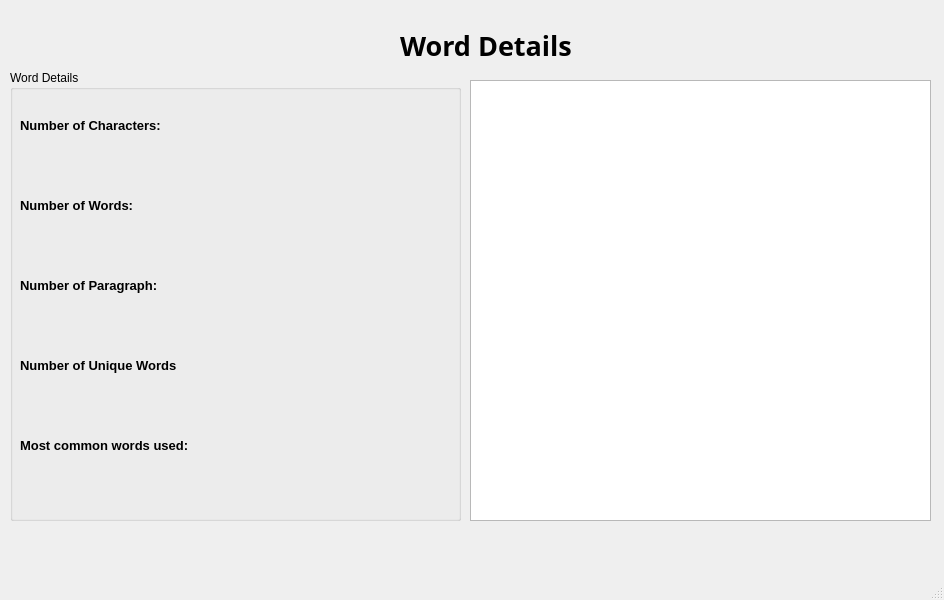
<?xml version="1.0" encoding="UTF-8"?>
<ui version="4.0">
 <class>MainWindow</class>
 <widget class="QMainWindow" name="MainWindow">
  <property name="geometry">
   <rect>
    <x>0</x>
    <y>0</y>
    <width>944</width>
    <height>600</height>
   </rect>
  </property>
  <property name="windowTitle">
   <string>MainWindow</string>
  </property>
  <widget class="QWidget" name="centralwidget">
   <widget class="QLabel" name="label">
    <property name="geometry">
     <rect>
      <x>400</x>
      <y>30</y>
      <width>201</width>
      <height>31</height>
     </rect>
    </property>
    <property name="font">
     <font>
      <family>Microsoft YaHei</family>
      <pointsize>20</pointsize>
      <weight>75</weight>
      <bold>true</bold>
     </font>
    </property>
    <property name="text">
     <string>Word Details</string>
    </property>
   </widget>
   <widget class="QGroupBox" name="groupBox">
    <property name="geometry">
     <rect>
      <x>10</x>
      <y>70</y>
      <width>451</width>
      <height>451</height>
     </rect>
    </property>
    <property name="title">
     <string>Word Details</string>
    </property>
    <widget class="QWidget" name="horizontalLayoutWidget">
     <property name="geometry">
      <rect>
       <x>10</x>
       <y>20</y>
       <width>431</width>
       <height>71</height>
      </rect>
     </property>
     <layout class="QHBoxLayout" name="horizontalLayout">
      <item>
       <widget class="QLabel" name="label_3">
        <property name="font">
         <font>
          <family>MS Sans Serif</family>
          <pointsize>10</pointsize>
          <weight>75</weight>
          <bold>true</bold>
         </font>
        </property>
        <property name="text">
         <string>Number of Characters:</string>
        </property>
       </widget>
      </item>
      <item>
       <widget class="QLabel" name="No_of_chars">
        <property name="text">
         <string> </string>
        </property>
       </widget>
      </item>
     </layout>
    </widget>
    <widget class="QWidget" name="horizontalLayoutWidget_2">
     <property name="geometry">
      <rect>
       <x>10</x>
       <y>100</y>
       <width>431</width>
       <height>71</height>
      </rect>
     </property>
     <layout class="QHBoxLayout" name="horizontalLayout_2">
      <item>
       <widget class="QLabel" name="label_4">
        <property name="font">
         <font>
          <family>MS Sans Serif</family>
          <pointsize>10</pointsize>
          <weight>75</weight>
          <bold>true</bold>
         </font>
        </property>
        <property name="text">
         <string>Number of Words:</string>
        </property>
       </widget>
      </item>
      <item>
       <widget class="QLabel" name="No_of_words">
        <property name="text">
         <string/>
        </property>
       </widget>
      </item>
     </layout>
    </widget>
    <widget class="QWidget" name="horizontalLayoutWidget_3">
     <property name="geometry">
      <rect>
       <x>10</x>
       <y>180</y>
       <width>431</width>
       <height>71</height>
      </rect>
     </property>
     <layout class="QHBoxLayout" name="horizontalLayout_3">
      <item>
       <widget class="QLabel" name="label_2">
        <property name="font">
         <font>
          <family>MS Sans Serif</family>
          <pointsize>10</pointsize>
          <weight>75</weight>
          <bold>true</bold>
         </font>
        </property>
        <property name="text">
         <string>Number of Paragraph:</string>
        </property>
       </widget>
      </item>
      <item>
       <widget class="QLabel" name="No_of_paragraph">
        <property name="text">
         <string/>
        </property>
       </widget>
      </item>
     </layout>
    </widget>
    <widget class="QWidget" name="horizontalLayoutWidget_4">
     <property name="geometry">
      <rect>
       <x>10</x>
       <y>260</y>
       <width>431</width>
       <height>71</height>
      </rect>
     </property>
     <layout class="QHBoxLayout" name="horizontalLayout_4">
      <item>
       <widget class="QLabel" name="label_6">
        <property name="font">
         <font>
          <family>MS Sans Serif</family>
          <pointsize>10</pointsize>
          <weight>75</weight>
          <bold>true</bold>
         </font>
        </property>
        <property name="text">
         <string>Number of Unique Words</string>
        </property>
       </widget>
      </item>
      <item>
       <widget class="QLabel" name="No_of_unique">
        <property name="text">
         <string/>
        </property>
       </widget>
      </item>
     </layout>
    </widget>
    <widget class="QWidget" name="horizontalLayoutWidget_5">
     <property name="geometry">
      <rect>
       <x>10</x>
       <y>340</y>
       <width>431</width>
       <height>71</height>
      </rect>
     </property>
     <layout class="QHBoxLayout" name="horizontalLayout_5">
      <item>
       <widget class="QLabel" name="label_7">
        <property name="font">
         <font>
          <family>MS Sans Serif</family>
          <pointsize>10</pointsize>
          <weight>75</weight>
          <bold>true</bold>
         </font>
        </property>
        <property name="text">
         <string>Most common words used:</string>
        </property>
       </widget>
      </item>
      <item>
       <widget class="QLabel" name="No_of_common">
        <property name="text">
         <string/>
        </property>
       </widget>
      </item>
     </layout>
    </widget>
   </widget>
   <widget class="QPlainTextEdit" name="Essay">
    <property name="geometry">
     <rect>
      <x>470</x>
      <y>80</y>
      <width>461</width>
      <height>441</height>
     </rect>
    </property>
   </widget>
  </widget>
  <widget class="QMenuBar" name="menubar">
   <property name="geometry">
    <rect>
     <x>0</x>
     <y>0</y>
     <width>944</width>
     <height>21</height>
    </rect>
   </property>
  </widget>
  <widget class="QStatusBar" name="statusbar"/>
 </widget>
 <resources/>
 <connections/>
</ui>
